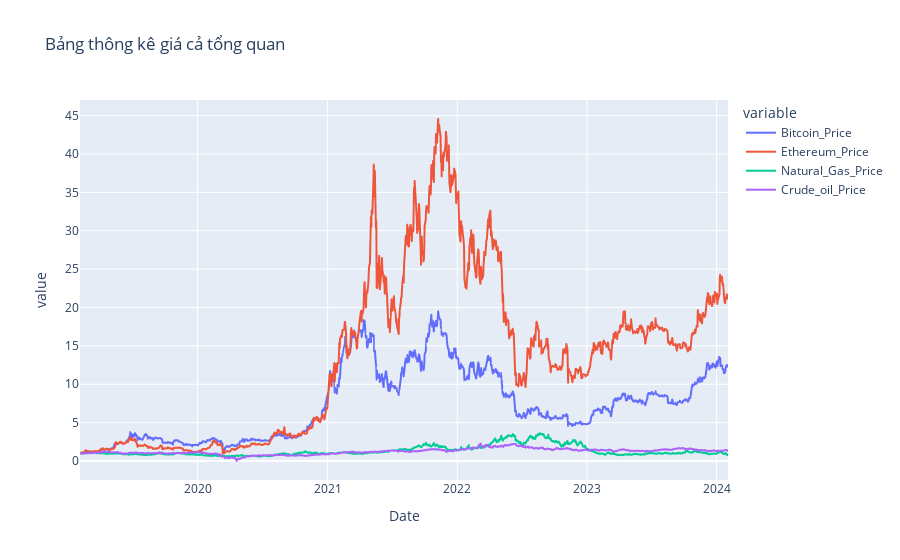

Write notebook code for a chart like this one.
### Code cell
fig = px.line(data_frame=df_price_new,title='Bảng thông kê giá cả tổng quan')
fig.show()

### Figure 1 — Plotly figure (JSON) as saved in the notebook; plotly's stock layout.template omitted (floating-point values rounded to 4 significant figures; data arrays with more than 128 entries replaced by an {"elided": "..."} marker saying what was removed)
{"data": [{"hovertemplate": "variable=Bitcoin_Price<br>Date=%{x}<br>value=%{y}<extra></extra>", "legendgroup": "Bitcoin_Price", "line": {"color": "#636efa", "dash": "solid"}, "marker": {"symbol": "circle"}, "mode": "lines", "name": "Bitcoin_Price", "showlegend": true, "type": "scattergl", "x": {"elided": "1243 str values"}, "xaxis": "x", "y": {"elided": "1243 float values"}, "yaxis": "y"}, {"hovertemplate": "variable=Ethereum_Price<br>Date=%{x}<br>value=%{y}<extra></extra>", "legendgroup": "Ethereum_Price", "line": {"color": "#EF553B", "dash": "solid"}, "marker": {"symbol": "circle"}, "mode": "lines", "name": "Ethereum_Price", "showlegend": true, "type": "scattergl", "x": {"elided": "1243 str values"}, "xaxis": "x", "y": {"elided": "1243 float values"}, "yaxis": "y"}, {"hovertemplate": "variable=Natural_Gas_Price<br>Date=%{x}<br>value=%{y}<extra></extra>", "legendgroup": "Natural_Gas_Price", "line": {"color": "#00cc96", "dash": "solid"}, "marker": {"symbol": "circle"}, "mode": "lines", "name": "Natural_Gas_Price", "showlegend": true, "type": "scattergl", "x": {"elided": "1243 str values"}, "xaxis": "x", "y": {"elided": "1243 float values"}, "yaxis": "y"}, {"hovertemplate": "variable=Crude_oil_Price<br>Date=%{x}<br>value=%{y}<extra></extra>", "legendgroup": "Crude_oil_Price", "line": {"color": "#ab63fa", "dash": "solid"}, "marker": {"symbol": "circle"}, "mode": "lines", "name": "Crude_oil_Price", "showlegend": true, "type": "scattergl", "x": {"elided": "1243 str values"}, "xaxis": "x", "y": {"elided": "1243 float values"}, "yaxis": "y"}], "layout": {"legend": {"title": {"text": "variable"}, "tracegroupgap": 0}, "title": {"text": "Bảng thông kê giá cả tổng quan"}, "xaxis": {"anchor": "y", "domain": [0, 1], "title": {"text": "Date"}}, "yaxis": {"anchor": "x", "domain": [0, 1], "title": {"text": "value"}}}}
